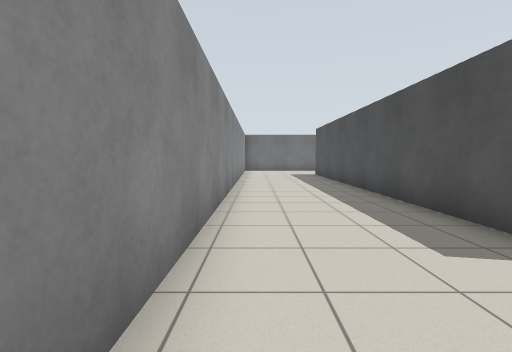
view 1 (above)

24 first-person views from a walk through a world built for the Gazebo simulator. The camera is 1 m above the floor, tilts 4° down and sees 85° across. The floor is counted in squares, 1 m on a side. Each view is taken from the middle of a square. On the plan, view 1 faces up. The plan holds only what a view shows up to about 12 squares ahead; the rest is blank. Some stock models are drawn as simple stand-ins. Some surface patterns are stand-ins.

view 2
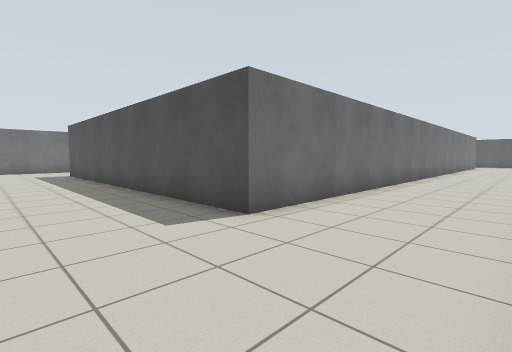

view 3
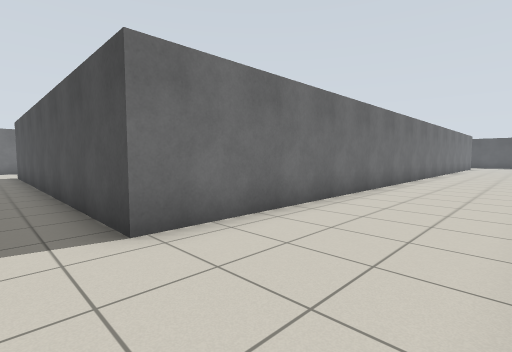

view 4
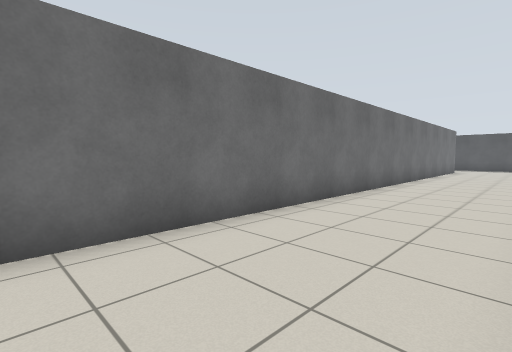

view 5
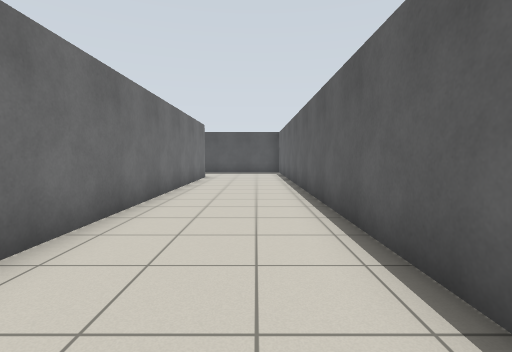

view 6
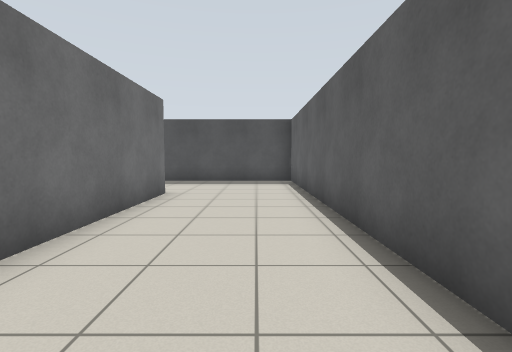

view 7
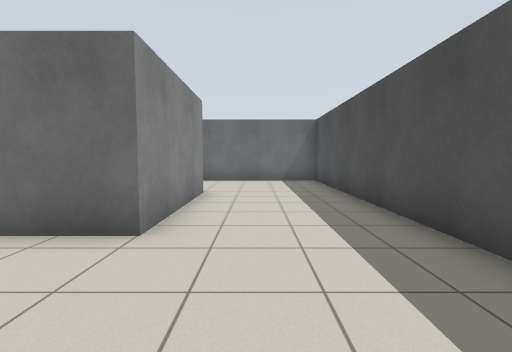

view 8
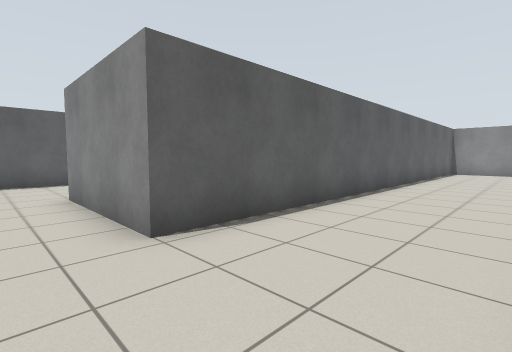

view 9
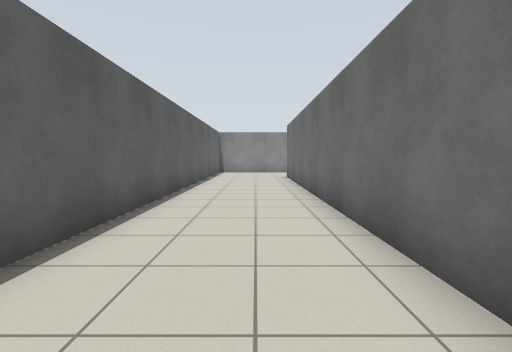

view 10
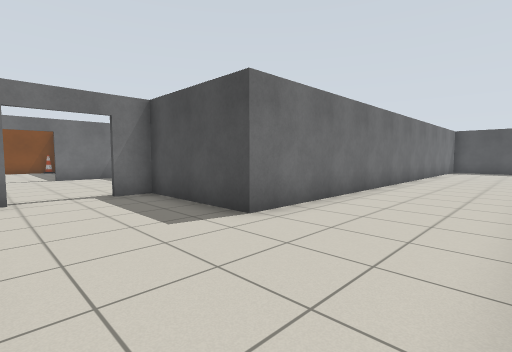

view 11
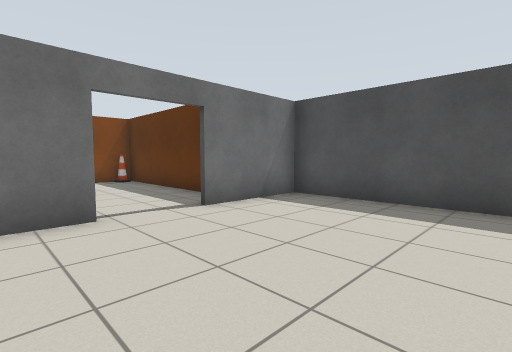

view 12
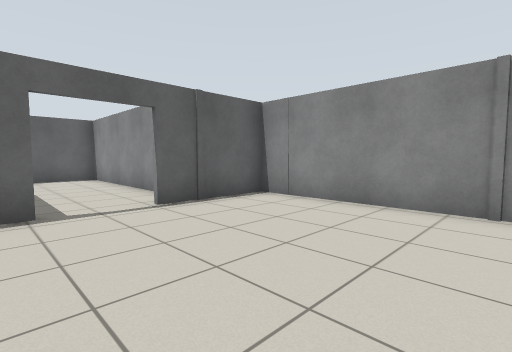

view 13
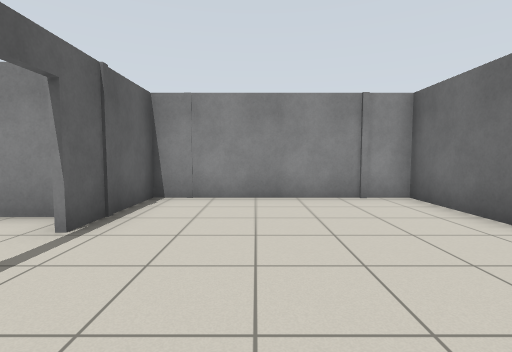

view 14
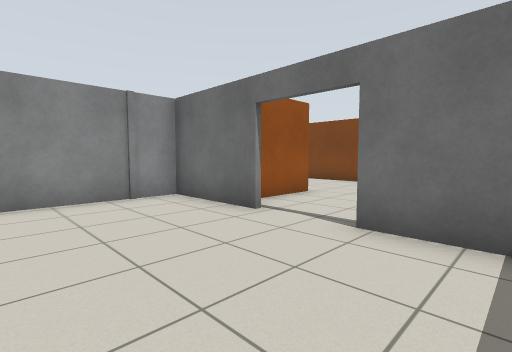

view 15
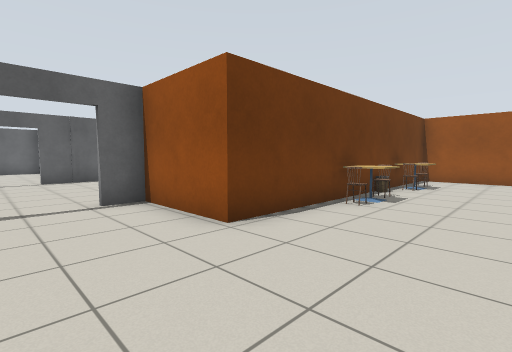

view 16
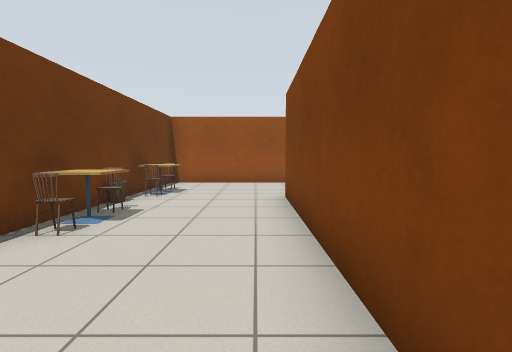

view 17
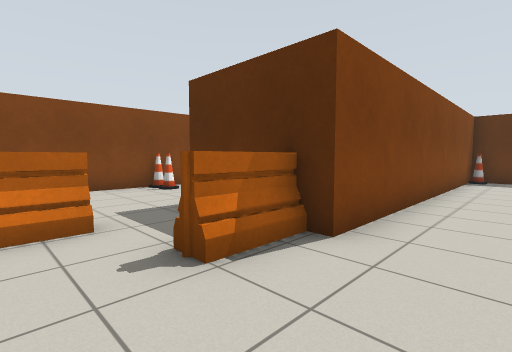

view 18
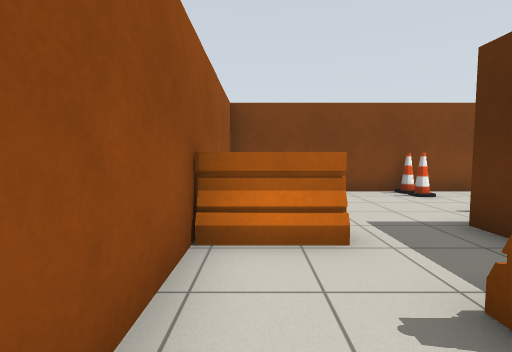

view 19
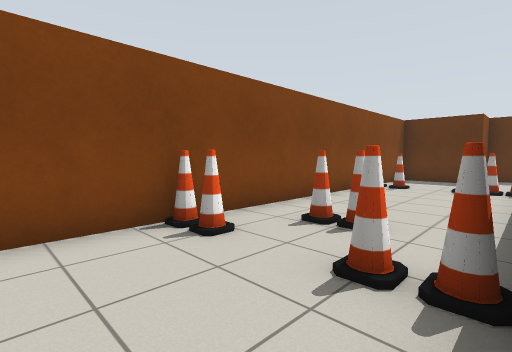

view 20
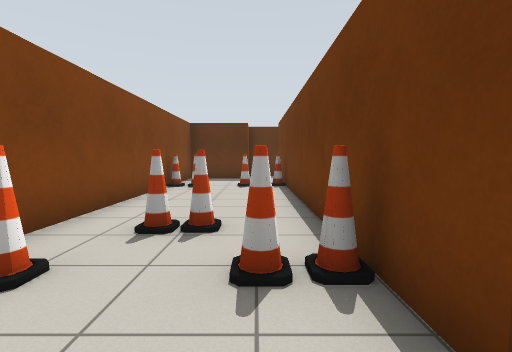

view 21
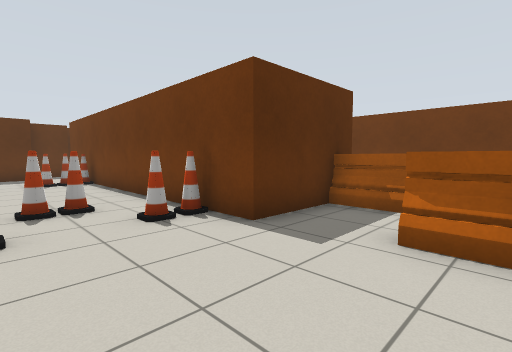

view 22
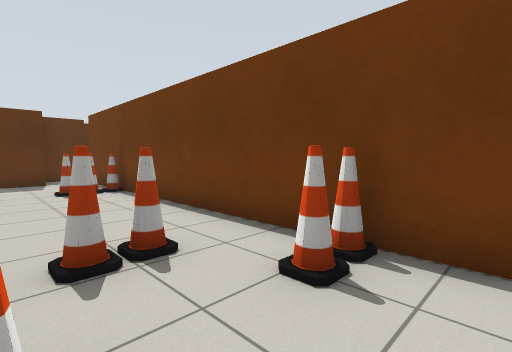

view 23
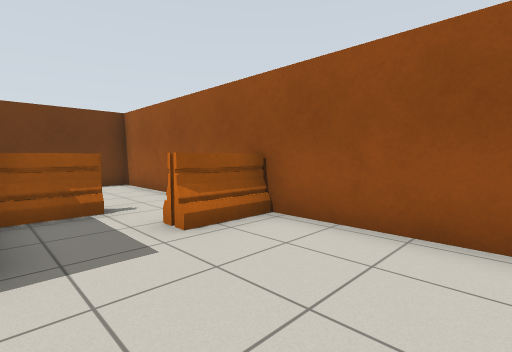

view 24
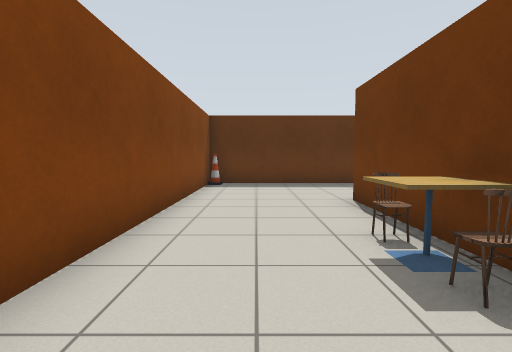

### Floor plan
Points are (right, up) in squares from view 1. A wall is a line through its corners. A room is listed if a view was taken in it or the views show most of it. See-through windows are left out.
Room 1 (views 1, 2, 3, 4, 5, 6, 7, 8, 9, 10)
walls: (16.2, 6.7) (28.5, 6.7) (28.5, 2.5) (3.3, 2.5) (3.3, 14.8); (11.4, 13.7) (11.4, 6.7) (13.6, 6.7); (16.5, -1.4) (32.5, -1.4) (32.5, 10.5) (15.4, 10.5) (15.4, 14.4) (14.4, 14.4); (-0.8, 12) (-0.8, 0.8)
ways out: open door at (13.5, 14.5) to room 2
Room 2 (views 11, 12, 13, 14)
walls: (12.4, 20.7) (9.3, 20.7) (9.3, 14.5) (12.5, 14.5); (14.4, 14.5) (14.9, 14.5); (17.2, 16.1) (17.2, 20.7) (14.2, 20.7)
ways out: open door at (13.5, 14.5) to room 1; open door at (13.5, 21) to room 3
Room 3 (views 15, 16, 17, 18, 19, 20, 21, 22, 23, 24)
walls: (8.4, 23.8) (11.4, 23.8) (11.4, 20.9) (12.4, 20.9); (6.6, 31) (13.5, 31); (14.4, 31) (16.9, 31); (15.4, 22.2) (15.4, 27.7) (5.1, 27.7) (5.1, 31); (16.7, 32.4) (16.7, 35) (1.3, 35) (1.3, 23.8) (3.6, 23.8)
ways out: open door at (13.5, 21) to room 2; opening at (17, 32)
objects: barrier (2, 30) to (3, 30); other object (4, 24); cafe table (4, 25); barrier (4, 28); chair (5, 24); bin (6, 24); cone (6, 32); cone (6, 34); cone (6, 35); chair (7, 24); chair (8, 24); cafe table (8, 25); cone (8, 33); cone (13, 34); cone (13, 35); cone (14, 32); cone (15, 27)

Positions as (right, up) in squares from view 1, and headings:
1: (0, 0), facing up
2: (0, -1), facing up-right
3: (2, -1), facing up-right
4: (8, -1), facing up-right
5: (15, 0), facing right
6: (21, 0), facing right
7: (30, -1), facing up
8: (30, 10), facing down-left
9: (29, 9), facing left
10: (12, 7), facing up-right
11: (11, 16), facing up-right
12: (15, 20), facing down-left
13: (16, 17), facing left
14: (16, 17), facing up-left
15: (14, 27), facing down-left
16: (12, 27), facing left
17: (2, 26), facing up-right
18: (2, 27), facing up
19: (4, 31), facing up-right
20: (4, 32), facing right
21: (2, 34), facing down-right
22: (5, 34), facing down-right
23: (5, 34), facing down-left
24: (5, 26), facing right
